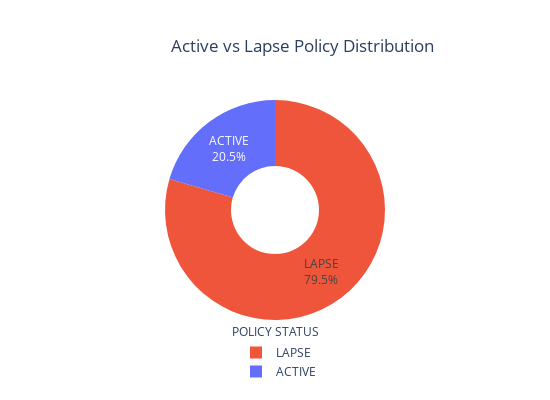

The code cell stored with this chart in its notebook:
### Code cell
type_ = ["LAPSE", "ACTIVE"]
fig = make_subplots(rows=1, cols=1)

# Define custom colors
custom_colors = ['#EF553B', '#636EFA']  # You can change these colors as needed

# Create the figure and pie chart
fig = go.Figure()

# Add a Pie trace with data labels and custom colors
fig.add_trace(go.Pie(
    labels=type_,
    values=df1['POLICY_STATUS'].value_counts(),
    name="POLICY_STATUS",
    textinfo='label+percent',
    marker=dict(colors=custom_colors),
))

# Use `hole` to create a donut-like pie chart
fig.update_traces(hole=0.4, textfont_size=12)

fig.update_layout(
    title_text="Active vs Lapse Policy Distribution",
    title_x=0.55,
    title_y=0.90,
    annotations=[dict(text='POLICY STATUS', x=0.5, y=-0.1, font_size=12, showarrow=False)],
    
    # Move the legend to the bottom
    legend=dict(x=0.4, y=-0.3),

    # Reduce chart size by setting height and width
    height=400,
    width=550,
)

fig.show()

### Figure 1 — Plotly figure (JSON) as saved in the notebook; plotly's stock layout.template omitted (floating-point values rounded to 4 significant figures)
{"data": [{"hole": 0.4, "labels": ["LAPSE", "ACTIVE"], "marker": {"colors": ["#EF553B", "#636EFA"]}, "name": "POLICY_STATUS", "textfont": {"size": 12}, "textinfo": "label+percent", "type": "pie", "values": [48564, 12489]}], "layout": {"annotations": [{"font": {"size": 12}, "showarrow": false, "text": "POLICY STATUS", "x": 0.5, "y": -0.1}], "height": 400, "legend": {"x": 0.4, "y": -0.3}, "title": {"text": "Active vs Lapse Policy Distribution", "x": 0.55, "y": 0.9}, "width": 550}}
